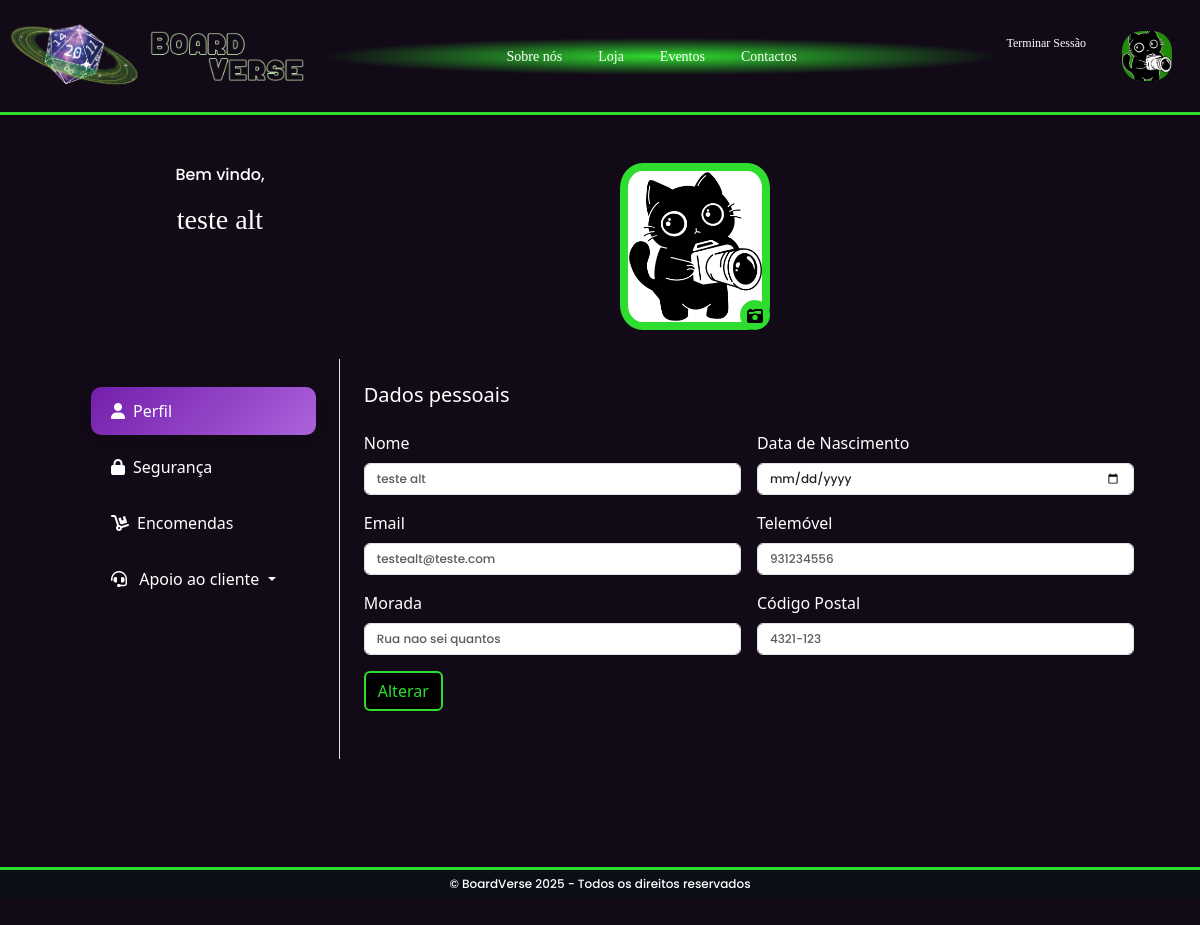
Page /BoardVerse/personal_data.php (signed in) on the committed database.
### tables this page shows
CREATE TABLE `utilizadores` (
  `id_utilizador` int(11) NOT NULL,
  `nome_utilizador` varchar(100) NOT NULL,
  `password` varchar(255) NOT NULL,
  `role` enum('admin','cliente') NOT NULL DEFAULT 'cliente',
  `email` varchar(150) NOT NULL,
  `foto_utilizador` varchar(255) DEFAULT 'imagens/utilizador/default.png',
  `data_nascimento` date DEFAULT NULL,
  `morada` varchar(255) DEFAULT NULL,
  `codigo_postal` varchar(20) DEFAULT NULL,
  `telemovel` varchar(20) DEFAULT NULL
);

### BoardVerse/personal_data.php (the view, shortened to what this page needs)
<?php
require_once 'sql/bd.php';
$id_user = $_SESSION['id_user'];
$user_query = "SELECT * FROM utilizadores where id_utilizador = $id_user ";
$user_result = $conn->query($user_query);
$user = $user_result->fetch_assoc();
?>
<!DOCTYPE html>
<html lang="pt">
<head>
    <link
        href="https://cdn.jsdelivr.net/npm/bootstrap@5.3.8/dist/css/bootstrap.min.css"
        rel="stylesheet"
 />
    <link rel="stylesheet" href="css/style.css" />
</head>
<body class="d-flex flex-column min-vh-100">
    <?php include 'componentes/navbar.php'; ?>
    <main class="flex-fill">
        <link href="https://cdnjs.cloudflare.com/ajax/libs/font-awesome/6.0.0/css/all.min.css" rel="stylesheet">
        <div>
            <div class="container py-5">
                <div class="row">
                    <div class="col-4 mb-4">
                        <div class="text-center">
                            <p class="text mb-3">Bem vindo, </p>
                            <h3 class="mt-3 mb-1"><?= $user['nome_utilizador'] ?></h3>
                        </div>
                    </div>
                    <div class="col-6 mb-4 d-flex" style="justify-content: center;">
                        <form id="form" action="upload_profile_pic.php" enctype="multipart/form-data" method="post">
                            <div class="upload">
                                <img src="<?= $user['foto_utilizador'] ?>" alt="profile_pic" class="img-fluid profile_pic">
                                <div class="round" style="background-color:#2fdd2f ">
                                    <i class="fa fa-camera-retro" style="color: black;"></i>
                                </div>
                            </div>
                        </form>
                    </div>
                    <div class=" col-12">
                        <div class="card border-0 shadow-sm">
                            <div class="card-body p-0">
                                <div class="row g-0">
                                    <div class="col-lg-3 border-end">
                                        <div class="p-4 sideBar">
                                            <div class="nav flex-column nav-pills">
                                                <a class="nav-link active" href="personal_data.php"><i class="fas fa-user me-2"></i>Perfil</a>
                                                <a class="nav-link" href="security.php"><i class="fas fa-lock me-2"></i>Segurança</a>
                                                <a class="nav-link" href="orders.php"><i class="fa-solid fa-dolly me-2"></i>Encomendas</a>
                                                <div class="nav-item dropdown position-static">
                                                    <div class="btn-group">
                                                        <button
                                                            type="button"
                                                            class="btn nav-link dropdown-toggle"
                                                            data-bs-toggle="dropdown"
                                                            aria-haspopup="true" aria-expanded="false">
                                                            <i class="fa-solid fa-headset me-2"></i> Apoio ao cliente
                                                        </button>
                                                    </div>
                                                </div>
                                            </div>
                                        </div>
                                    </div>
                                    <div class="col-lg-9">
                                        <div class="p-4 editData">
                                            <div class="mb-4">
                                                <h5 class="mb-4">Dados pessoais</h5>
                                                <form action="change_data.php" method="POST">
                                                    <div class="row g-3">
                                                        <div class="col-md-6">
                                                            <label class="form-label">Nome</label>
                                                            <input type="text" class="form-control" name="name" placeholder="<?= $user['nome_utilizador'] ?>">
                                                        </div>
                                                        <div class="col-md-6">
                                                            <label class="form-label">Data de Nascimento</label>
                                                            <input type="date" class="form-control" name="date">
                                                        </div>
                                                        <div class="col-md-6">
                                                            <label class="form-label">Email</label>
                                                            <input type="email" class="form-control" name="email" placeholder="<?= $user['email'] ?>">
                                                        </div>
                                                        <div class="col-md-6">
                                                            <label class="form-label">Telemóvel</label>
                                                            <input type="tel" class="form-control" name="phone" placeholder="<?= $user['telemovel'] ?>">
                                                        </div>
                                                        <div class="col-md-6">
                                                            <label class="form-label">Morada</label>
                                                            <input type="text" class="form-control" name="adress" placeholder="<?= $user['morada'] ?>">
                                                        </div>
                                                        <div class="col-md-6">
                                                            <label class="form-label">Código Postal</label>
                                                            <input type="text" class="form-control" name="zipcode" placeholder="<?= $user['codigo_postal'] ?>">
                                                        </div>
                                                        <div class="col-md-3">
                                                            <button type="submit" class="btn btn-perfil">Alterar</button>
                                                        </div>
                                                    </div>
                                                </form>
                                            </div>
                                        </div>
                                    </div>
                                </div>
                            </div>
                        </div>
                    </div>
                </div>
            </div>
        </div>
    </main>
    <?php include 'componentes/footer.php'; ?>
</body>
</html>

### BoardVerse/componentes/navbar.php (shortened to what this page needs)
<?php
require_once 'sql/bd.php';
if (isset($_SESSION['id_user'])) {
    $navUser = (int) $_SESSION['id_user'];
    $pic_query = "SELECT foto_utilizador FROM utilizadores WHERE id_utilizador = $navUser";
    $pic_result = $conn->query($pic_query);
    if ($pic_result && $pic_result->num_rows > 0) {
        $profile_pic = $pic_result->fetch_assoc();
        $pic = !empty($profile_pic['foto_utilizador'])
            ? $profile_pic['foto_utilizador']
            : 'imagens/default_user.png';
    }
}
?>
<header>
    <nav class="navbar navbar-expand-lg">
        <img src="imagens/Board_Verse_Logo-01.webp" alt="logo" id="logo" class="nav-brand">
        <img src="imagens/Board_Verse.webp" alt="logo_name" id="bv">
        <div class="collapse navbar-collapse" id="navbarNav">
            <ul class="navbar-nav">
                <li class="nav-item">
                    <a class="nav-link" href="sobre.php">Sobre nós</a>
                </li>
                <li class="nav-item">
                    <a class="nav-link" href="index.php">Loja</a>
                </li>
                <li class="nav-item">
                    <a class="nav-link" href="eventos.php">Eventos</a>
                </li>
                <li class="nav-item">
                    <a class="nav-link" href="contactos.php">Contactos</a>
                </li>
            </ul>
        </div>
        <ul class="navbar-nav ms-auto">
            <?php if (!isset($_SESSION['id_user'])): ?>
                <li class="nav-item">
                    <a class="nav-link session" href="login.php">Login</a>
                </li>
            <?php else: ?>
                <li class="nav-item">
                    <a class="nav-link session" href="logout.php">Terminar Sessão</a>
                </li>
                <li class="nav-item">
                    <a class="nav-link" href="personal_data.php">
                        <img
                            src="<?= htmlspecialchars($pic) ?>"
                            alt="Foto utilizador"
                            id="profile_pic">
                    </a>
                </li>
            <?php endif; ?>
        </ul>
    </nav>
</header>

### BoardVerse/css/style.css (style rules this page uses)
html, body { grid-template-rows: auto 1fr auto; min-height: 62rem; }
body { background-color: #120b17 !important; color: white !important; }
main { padding-bottom: 60px; }
.card { border: none !important; background-color: transparent !important; margin-top: 5px; margin-left: 25px; }
.card-body { color: white; }
h1, h2, h3 { font-family: "Galaxy"; }
p, .copyright { font-family: "Poppins"; }
.form-control { font-size: 12px; font-family: Poppins; }
.upload { width: 150px; position: relative; margin: auto; border-radius: 50%; }
.upload img { border: 8px solid #2fdd2f; background-color: white; }
.upload .round { position: absolute; background-color: #0b0d17; bottom: 0; right: 0; width: 30px; height: 30px; line-height: 33px; text-align: center; border-radius: 50%; overflow: hidden; }
.profile_pic { border-radius: 15%; }
.sideBar { background: transparent; padding: 40px; color: white; border-radius: 20px; }
.editData { border-radius: 20px; background-color: transparent; }
.nav-pills .nav-link { color: white; border-radius: 10px; padding: 12px 20px; margin: 4px 0; transition: all 0.3s ease; }
.nav-pills .nav-link.active, .dropdown-item.active { background: linear-gradient(135deg, #731eac, #ab63db) !important; color: white; box-shadow: 0 4px 15px rgba(0, 0, 0, 0.1); }
.nav-item.dropdown .nav-link { color: inherit; }
.btn-perfil { color: #2fdd2f; background-color: black; border: 2px solid #2fdd2f; text-decoration: none; }

### BoardVerse/componentes/navbar.php (style rules this page uses)
nav { height: 115px; margin: 0; border-bottom: solid 3px #2fdd2f; font-family: "Galaxy"; font-size: 14px !important; }
.navbar { position: relative; z-index: 1050; }
.navbar-nav { justify-content: center; text-align: center; width: fit-content; }
.navbar .nav-link, .dropdown-item { color: white !important; }
.session { font-size: 12px; padding-top: 12%; }
.nav-item { padding-right: 20px; }
#navbarNav { justify-content: center; background: radial-gradient(closest-side, #2fdd2f 0%, #120b17 100%); }
#logo { width: 150px; height: auto; }
#bv { width: 175px; height: auto; padding-right: 20px; }
.nav-brand { margin-bottom: -30px; }
#profile_pic { width: 50px; height: 50px; object-fit: cover; background-color: #33ff0086; border-radius: 40%; }

### rows in the picture
utilizadores: foto_utilizador (picture), nome_utilizador "teste alt", name "teste alt", email "testealt@teste.com", phone "931234556", adress "Rua nao sei quantos", zipcode "4321-123"
